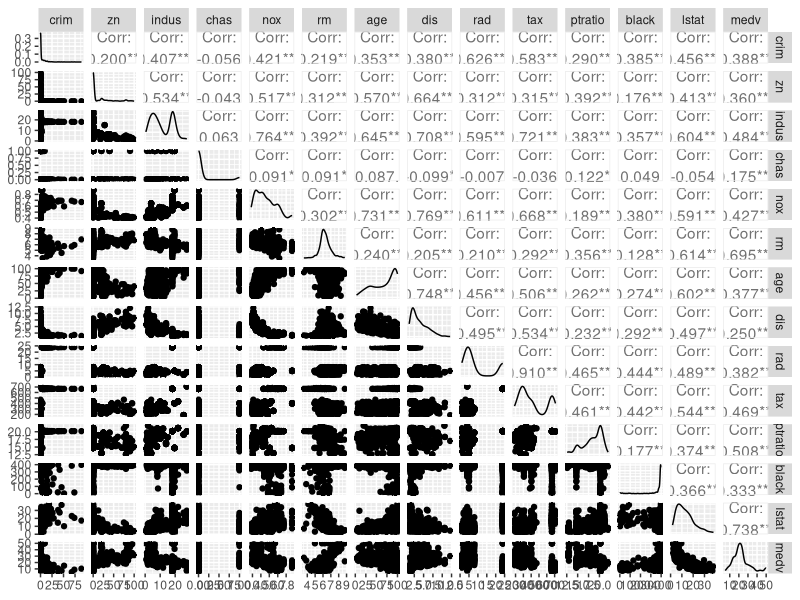
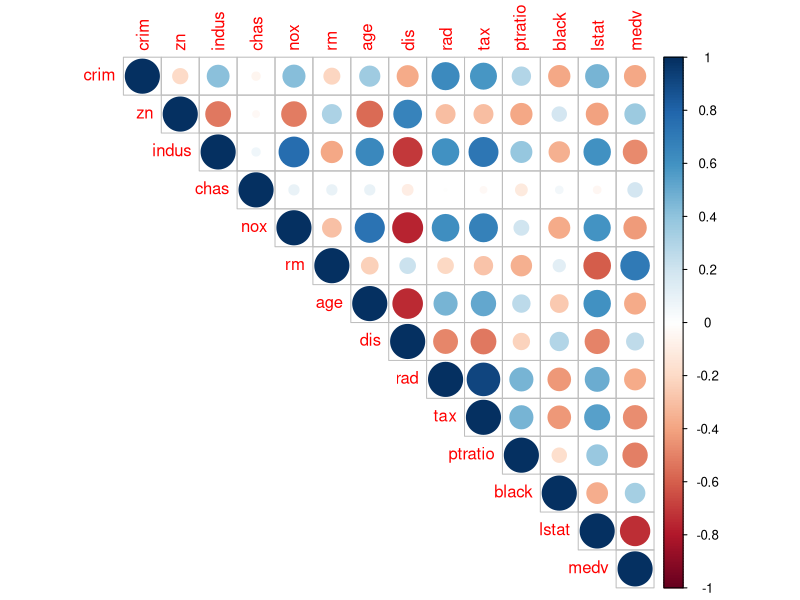
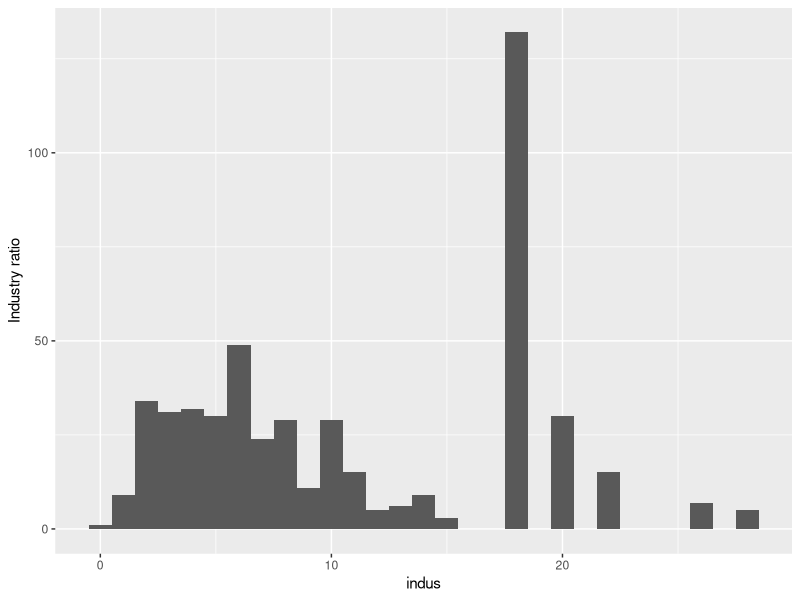
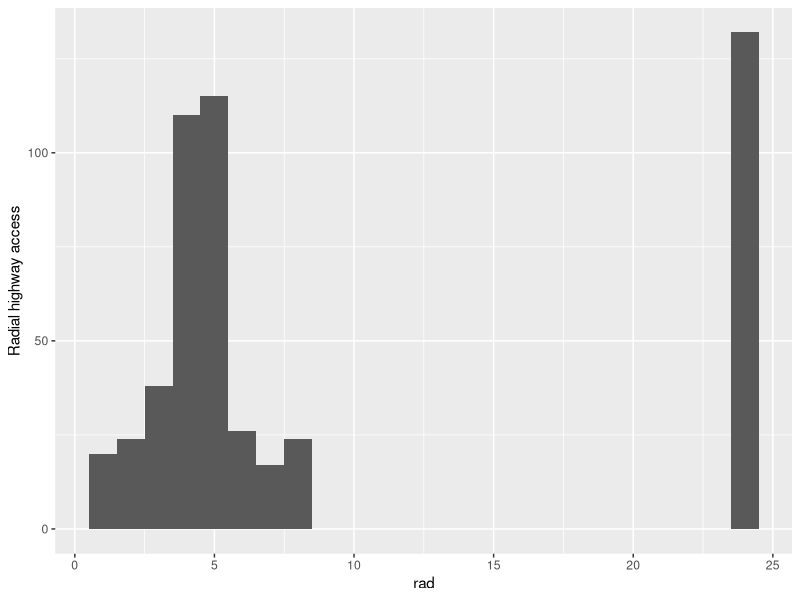
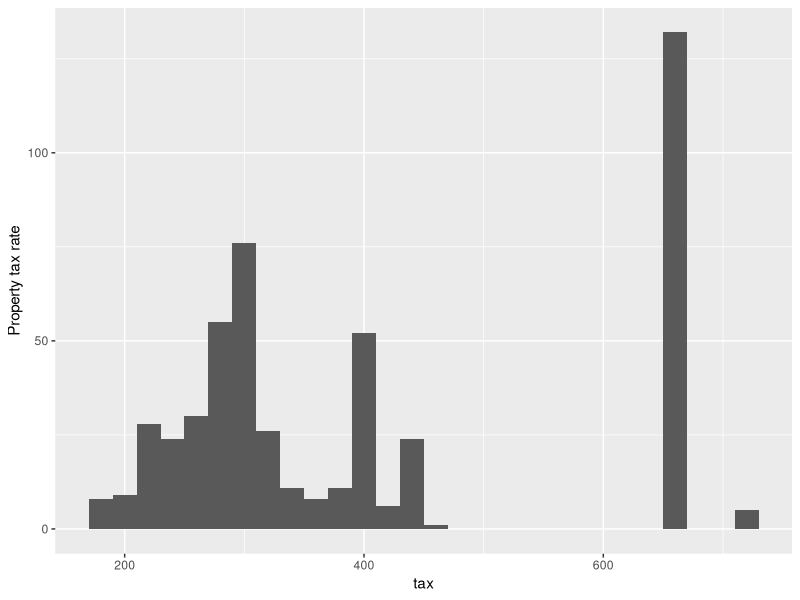
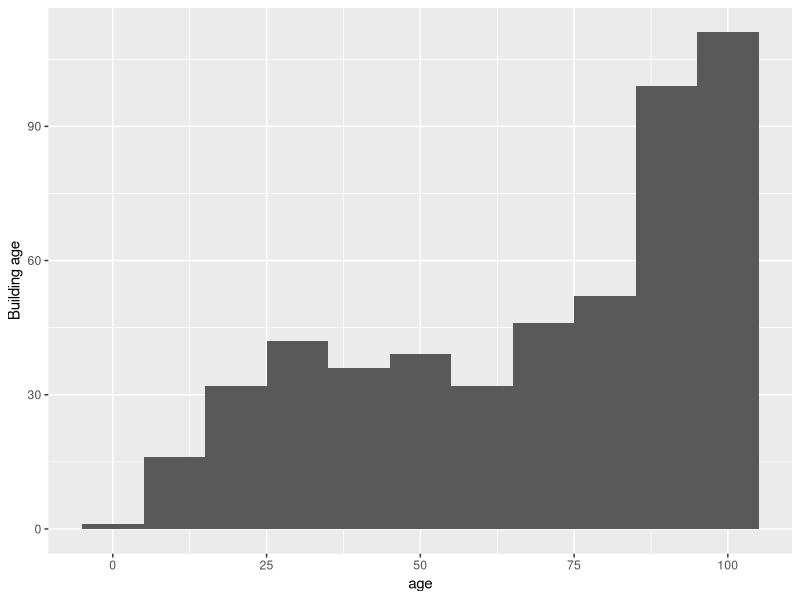

Write the R code that produced these figures, in order. (Note: this script raises an error after producing the figures.)
## ---- chunk 1
library(MASS)
data("Boston")
str(Boston)
dim(Boston)
summary(Boston)
## ---- chunk 2
library(tidyr)
library(corrplot)
library(ggplot2)
library(GGally)

cor_matrix <- cor(Boston) %>% round(2) 
cor_matrix 

ggpairs(Boston)

corrplot(cor_matrix, method="circle", type="upper")


Boston %>% ggplot(aes(indus)) +
  geom_histogram(binwidth = 1) + 
  ylab("Industry ratio")

Boston %>% ggplot(aes(rad)) +
  geom_histogram(binwidth = 1) + 
  ylab("Radial highway access")

Boston %>% ggplot(aes(tax)) +
  geom_histogram(binwidth = 20) +
  ylab("Property tax rate")

Boston %>% ggplot(aes(age)) +
  geom_histogram(binwidth = 10) +
  ylab("Building age")



## ---- chunk 3
library(dplyr)

boston_scaled <- scale(Boston) %>% as.data.frame()
boston_scaled$crim <- as.numeric(boston_scaled$crim)
summary(boston_scaled)

crime <- cut(boston_scaled$crim, breaks = quantile(boston_scaled$crim), include.lowest = TRUE,
             labels = c("low", "med_low", "med_high", "high"))

boston_scaled$crim <- crime

# Create test and train datasets
ind <- sample(nrow(boston_scaled),  size = n * 0.8)
train <- boston_scaled[ind,]
test <- boston_scaled[-ind,]
## ---- chunk 4
lda.fit <- lda(crim ~ ., data = train)
lda.fit


lda.arrows <- function(x, myscale = 1, arrow_heads = 0.1, color = "red", tex = 0.75, choices = c(1,2)){
  heads <- coef(x)
  arrows(x0 = 0, y0 = 0, 
         x1 = myscale * heads[,choices[1]], 
         y1 = myscale * heads[,choices[2]], col=color, length = arrow_heads)
  text(myscale * heads[,choices], labels = row.names(heads), 
       cex = tex, col=color, pos=3)
}


classes <- as.numeric(train$crim)

plot(lda.fit, dimen = 2, col = classes, pch = classes)
lda.arrows(lda.fit, myscale = 1)
## ---- chunk 5
test_crime <- test$crim

test_lda <- dplyr::select(test, -crim)

lda.pred <- predict(lda.fit, newdata = test_lda)
table(correct = test$crim, predicted = lda.pred$class)
## ---- chunk 6
boston_scaled <- scale(Boston) %>% as.data.frame()
